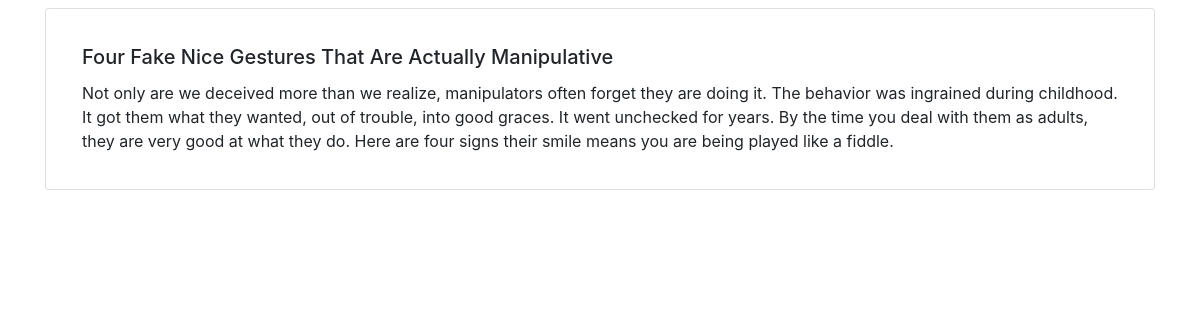
The app's page /detail.php?id=4 with its own data.
### tables this page shows
CREATE TABLE `post` (
  `id_post` int(11) NOT NULL,
  `judul` varchar(120) NOT NULL,
  `post` text NOT NULL,
  `user_id` int(11) NOT NULL
);

### detail.php (the view, shortened to what this page needs)
<link rel="stylesheet" href="https://maxcdn.bootstrapcdn.com/bootstrap/4.0.0/css/bootstrap.min.css">
<div class="container">
<?php
if (isset($_GET['id'])) {
    include "db/koneksi.php";
    $show = mysqli_query($koneksi, "SELECT * FROM post WHERE id_post='$_GET[id]'");
    while ($a = mysqli_fetch_array($show)) {
?>
    <div class="card my-md-2 p-md-3">
        <div class="card-body">
            <h5 class="card-title"><?php echo $a['judul'] ?></h5>
            <p class="card-text"><?php echo $a['post'] ?></p>
        </div>
<?php
    }
}else {
    echo "post tidak ada";
}
?>
    </div>

### records on screen
post: judul "Four Fake Nice Gestures That Are Actually Manipulative", post "Not only are we deceived more than we realize, manipulators often forget they are doing it. The behavior was ingrained during childhood. It got them what they wanted, out of trouble, into good graces. It went unchecked for years. By the time you deal with them as adults, they are very good at what they do. Here are four signs their smile means you are being played like a fiddle."
